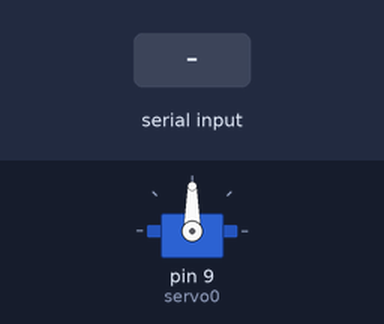
Recording of a sketch running on a simulated Arduino Uno, built with avr-gcc and run on an emulated ATmega328P. On the bench: servo. The test bench sets the inputs (shaded band). What the sketch prints to the serial monitor is not drawn.

Above: at 1.2 s.
1.3 s: "30,150\n" received over Serial
At 2.1 s:
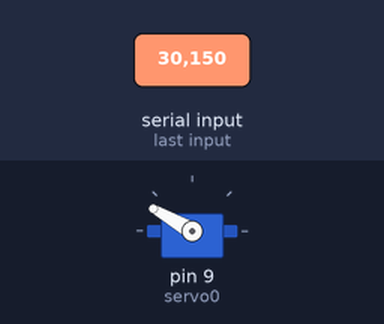
At 2.8 s:
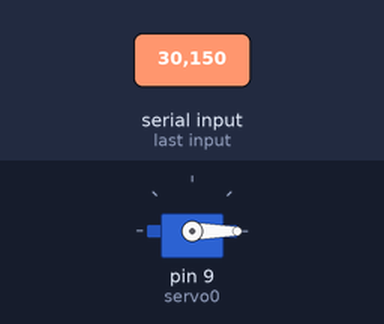
3.8 s: "90,45\n" received over Serial
At 4.4 s:
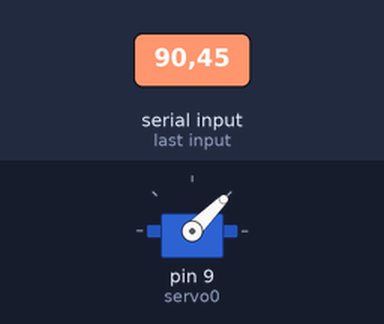
Timing chart, 0 to 6.8 s (numbered marks = the images above; inputs shaded):
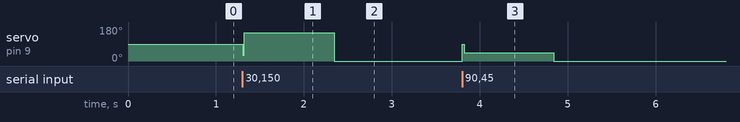

Measured:
- after the input at 1.3 s, servo on pin 9 (servo0): 90° → 150° at once, → 0° 1.0 s later
- after the input at 3.8 s, servo on pin 9 (servo0): 0° → 45° at once, → 0° 1.0 s later

The sketch:

3.Serial_controlled_Servo.ino
```cpp
#include <Arduino.h>//包含串口通讯
#include <Servo.h>  //包含舵机

Servo servo0;       //定义舵机
int angle;           //定义角度

void setup()
{

  servo0.attach(9);              //初始化舵机
  Serial.begin(9600);            //初始化串口
  Serial.println("请输入角度0~180°");  //输出一段文字

}

void loop()
{

  if(Serial.available()>0)    //available函数几乎只用于if判断，判断缓存中有无数值，有数值再做出反应，无数值则不动
  {

    angle=Serial.parseInt();                //将缓存中的数值赋给中间值（注意，如果用read，只会输出一个数字）
    if(angle>=0 && angle<=180)              //判断角度是否合理
    {
    servo0.write(angle);                    //write函数输出
    delay(20);
    Serial.print("已经旋转至目标角度");      //相当于c的print函数，末尾加上ln表示换行符/n
    Serial.println(angle);                  //打印角度
    }
    else
    {
    Serial.println("Error");                //角度不符合要求时候的情况
    Serial.println("请输入符合要求的数值");  //就是打印一段话
    }


  }
  else
  {

  }
}
```
